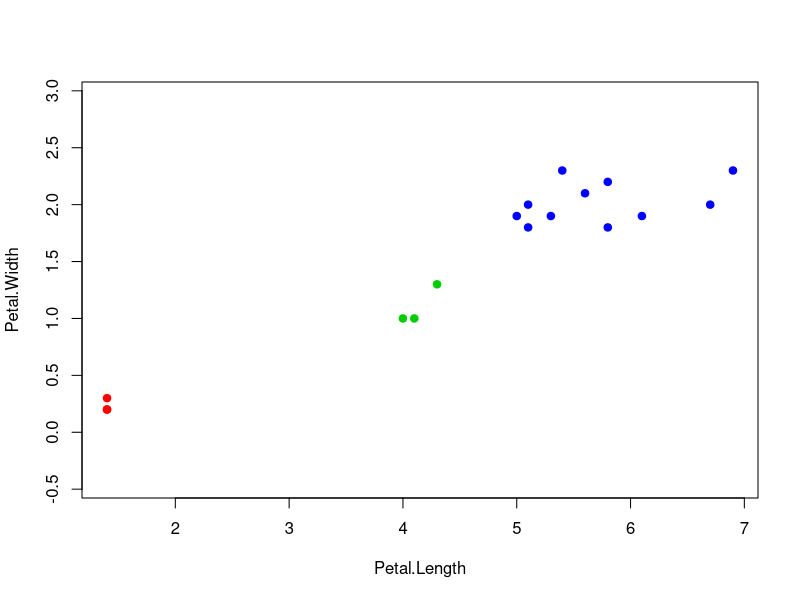

This figure's R source: (Note: this script raises an error after producing the figure.)
euclideanDistance <- function(u, v){
  sqrt(sum((u - v)^2))
}

weight <- function(i, q){
  res = q^i
  return(res)
}

##  Сортируем объекты согласно расстояния до объекта z
sortObjectsByDist <- function(xl, z, metricFunction = euclideanDistance){
  l <- dim(xl)[1]
  n <- dim(xl)[2] - 1
  ##  Создаём матрицу расстояний
  distances <- matrix(NA, l, 2)
  for (i in 1:l)
  {
    distances[i, ] <- c(i, metricFunction(xl[i, 1:n], z))
  }
  ##  Сортируем
  orderedXl <- xl[order(distances[, 2]), ]
  return (orderedXl);
}
##  Применяем метод kNN
kWNN <- function(xl, z, k, q){
  ##  Сортируем выборку согласно классифицируемого объекта
  orderedXl <- sortObjectsByDist(xl, z)
  n <- dim(orderedXl)[2] - 1
  ##  Получаем классы первых k соседей
  classes <- orderedXl[1:k, n + 1]
  
  d <- c(0.0,0.0,0.0)
  names(d) <- c("setosa", "versicolor", "virginica")
  
  for (i in c(1:length(classes))){
    d[classes[i]] <- d[classes[i]] + weight(i, q)
  }

  ##  Находим класс, который доминирует среди первых k соседей
  class <- names(which.max(d))
  return (class)
}

## создаем уменьшенную выборку
iris33 = iris[sample(c(1:330), 33, replace=FALSE),]

##  Рисуем выборку
colors <- c("setosa" = "red", "versicolor" = "green3",
            "virginica" = "blue")
plot(iris33[, 3:4], pch = 21, bg = colors[iris33$Species], col
     = colors[iris33$Species], asp = 1)

##  Классификация одного заданного объекта
# z <- c(5, 1.6)
# xl <- iris33[, 3:5]
# class <- kWNN(xl, z, k=7, q=0.5)
# points(z[1], z[2], pch = 22, bg = colors[class], asp = 1)

## selecting q by LOO
loo_q <- c()

for (q in seq(0.02,1.0,by=0.05)){
  count = 0
  for (i in c(1:33)){
    xl = iris33[-i,3:5]
    class <- kWNN(xl, iris33[i,3:4], k=1, q=q)
    if(iris33[i,5] != class){
      count <- count + 1
    }
  }
  loo_q <- c(loo_q, count/33)
}

plot(seq(0.02,1,by=0.05), loo_q, 'p', col='blue', xlab='q', ylab='loo')
lines(seq(0.02,1,by=0.05), loo_q, type="l", pch=22, lty=1, col="red")

opt_q = seq(0.02,1,by=0.05)[which.min(loo_q)]


## selecting k by LOO
loo_k <- c()

for (k in c(1:33)){
  count = 0
  for (i in c(1:33)){
    xl = iris33[-i,3:5]
    class <- kWNN(xl, iris33[i,3:4], k=k, q=opt_q)
    if(iris33[i,5] != class){
      count <- count + 1
    }
  }
  loo_k <- c(loo_k, count/33)
}

plot(c(1:33), loo_k, 'p', col='blue', xlab='k', ylab='loo')
lines(c(1:33), loo_k, type="l", pch=22, lty=1, col="red")

opt_k = which.min(loo_k)

print(opt_k)
print(opt_q)



# plot(iris33[, 3:4], pch = 21, bg = colors[iris33$Species], col
#      = colors[iris33$Species], asp = 1)

# points_array <- c()
# 
# for (xtmp in seq(0, 7, by=0.1)){
#   for (ytmp in seq(0, 3, by=0.1)){
#     z <- c(xtmp,ytmp)
#     class <- kWNN(xl, z, opt_k, opt_q)
#     points_array <- c(points_array, c(z))
#     points(z[1], z[2], pch = 1, col = colors[class])
#   }
# }


iris_test33 = iris[sample(c(1:330), 33, replace=FALSE),]

accuracy_kNN <- 0
accuracy_kWNN <- 0

for (i in c(1:length(iris_test33))){
  xl = iris33[,3:5]
  class_kNN <- kWNN(xl, iris_test33[i,3:4], k=opt_k, q=1)
  class_kWNN <- kWNN(xl, iris_test33[i,3:4], k=opt_k, q=opt_q)
  if(iris_test33[i,5] == class_kNN){
    accuracy_kNN <- accuracy_kNN + 1
  }
  if(iris_test33[i,5] == class_kWNN){
    accuracy_kWNN <- accuracy_kWNN + 1
  }
}
print(accuracy_kNN)
print(accuracy_kWNN)


